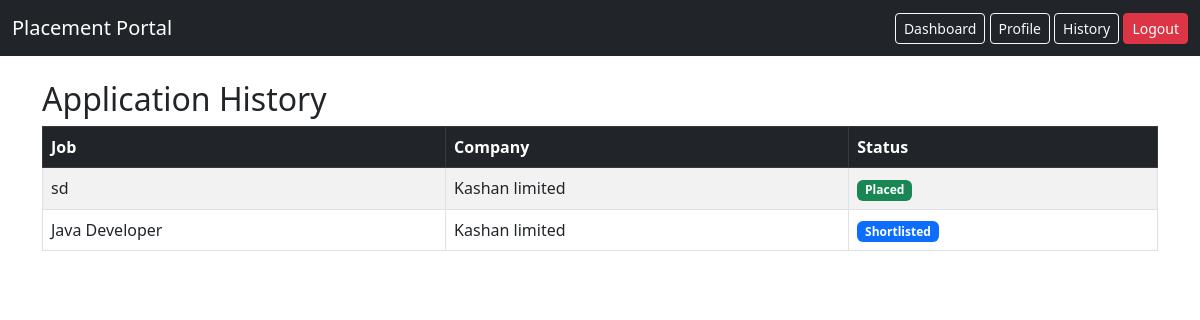
/student/history (signed in), run on the app's committed database.
### models.py (models this page shows)
class Application(db.Model):
    __tablename__ = 'applications'
    id = db.Column(db.Integer, primary_key=True)
    applied_on = db.Column(db.DateTime, default=datetime.utcnow)
    status = db.Column(db.String(50), default='Applied')
    student_id = db.Column(
        db.Integer,
        db.ForeignKey('students.id'),
        nullable=False
    )
    job_id = db.Column(
        db.Integer,
        db.ForeignKey('jobs.id'),
        nullable=False
    )
    __table_args__ = (
        db.UniqueConstraint('student_id', 'job_id', name='unique_student_job'),
    )

class Job(db.Model):
    __tablename__ = 'jobs'
    id = db.Column(db.Integer, primary_key=True)
    title = db.Column(db.String(150), nullable=False)
    description = db.Column(db.Text)
    status = db.Column(db.String(50), default='Pending')
    salary = db.Column(db.Integer)
    deadline = db.Column(db.Date)
    skills = db.Column(db.String(200))
    location = db.Column(db.String(200))
    cgpa_cutoff = db.Column(db.Float)
    approved = db.Column(db.Boolean, default=False)
    company_id = db.Column(
        db.Integer,
        db.ForeignKey('companies.id'),
        nullable=False
    )
    applications = db.relationship('Application', backref='job', lazy=True)

class Company(db.Model):
    __tablename__ = 'companies'
    id = db.Column(db.Integer, primary_key=True)
    name = db.Column(db.String(150), nullable=False)
    email = db.Column(db.String(120), unique=True, nullable=False)
    approved = db.Column(db.Boolean, default=False)
    industry = db.Column(db.String(100))
    password = db.Column(db.String(200), nullable=False)
    is_active = db.Column(db.Boolean, default=True)
    jobs = db.relationship('Job', backref='company', lazy=True)

### app.py (the view)
@app.route('/student/history')
def student_history():
    if session.get('role') != "student":
        return redirect(url_for('student_login'))
    applications = Application.query.filter_by(
        student_id=session.get('user_id')
    ).all()
    return render_template(
        'student_history.html',
        applications=applications
    )

### templates/student_history.html
{% extends "base.html" %}
{% block content %}
<h2>Application History</h2>
<table class="table table-striped table-bordered">
    <thead class="table-dark">
        <tr>
            <th>Job</th>
            <th>Company</th>
            <th>Status</th>
        </tr>
    </thead>
    <tbody>
        {% for a in applications %}
        <tr>
            <td>{{ a.job.title }}</td>
            <td>{{ a.job.company.name }}</td>
            <td>
                {% if a.status == "Selected" %}
                    <span class="badge bg-success">Placed</span>
                {% elif a.status == "Shortlisted" %}
                    <span class="badge bg-primary">Shortlisted</span>
                {% elif a.status == "Rejected" %}
                    <span class="badge bg-danger">Rejected</span>
                {% else %}
                    <span class="badge bg-warning">Applied</span>
                {% endif %}
            </td>
        </tr>
        {% endfor %}
    </tbody>
</table>
{% endblock %}

### data on the page
Application: job "sd", job.company.name "Kashan limited", status "Placed"
Application: job "Java Developer", job.company.name "Kashan limited", status "Shortlisted"
